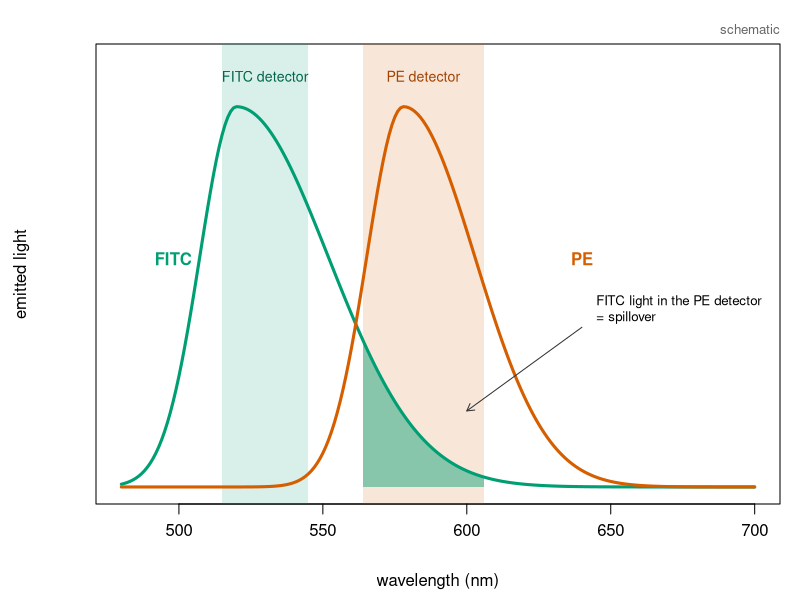
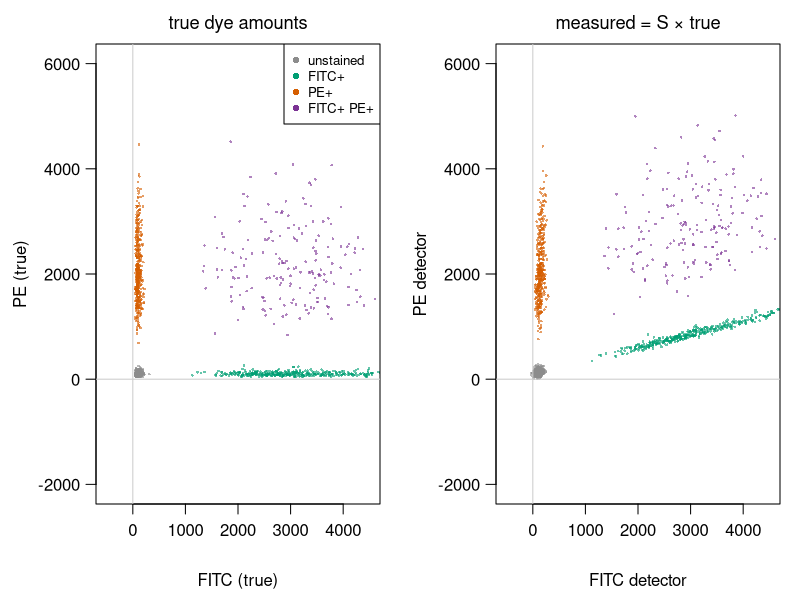
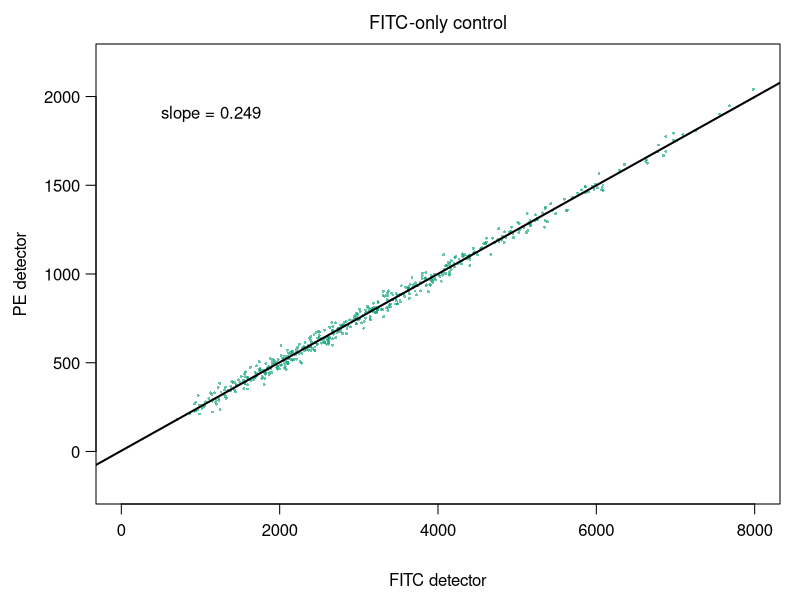
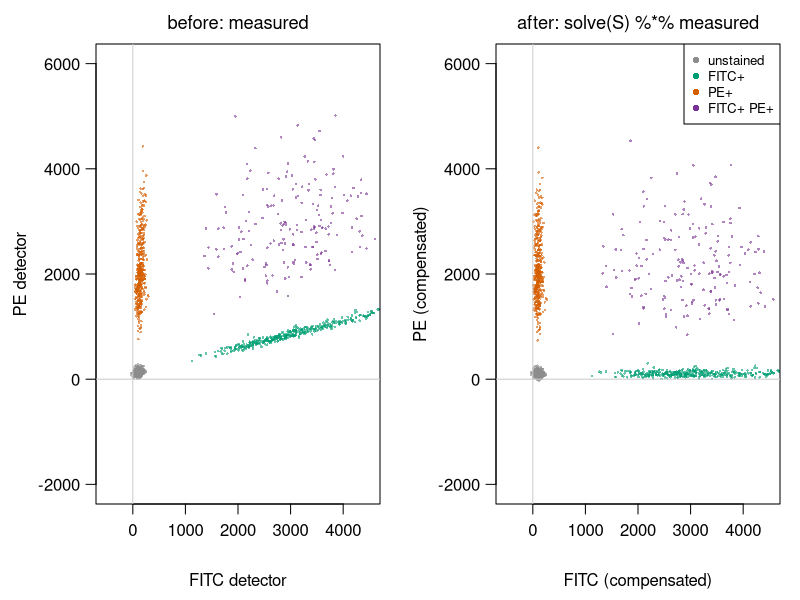
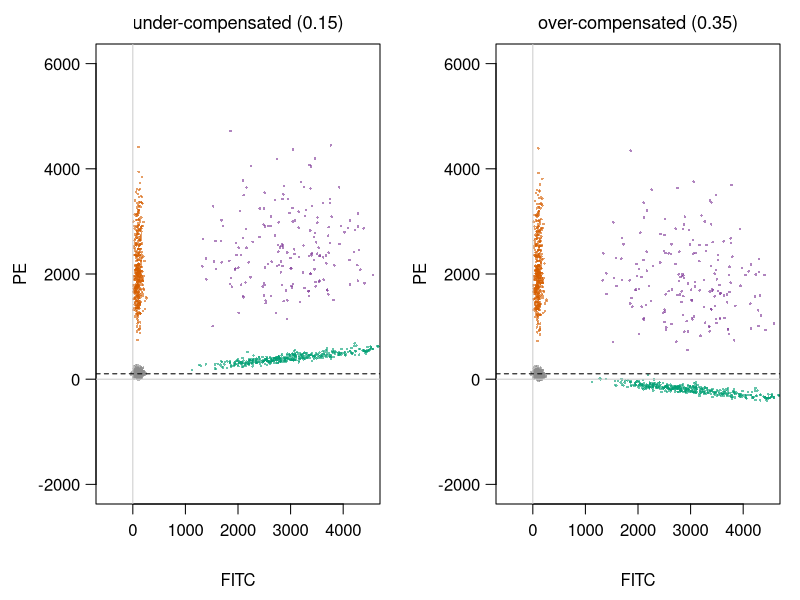
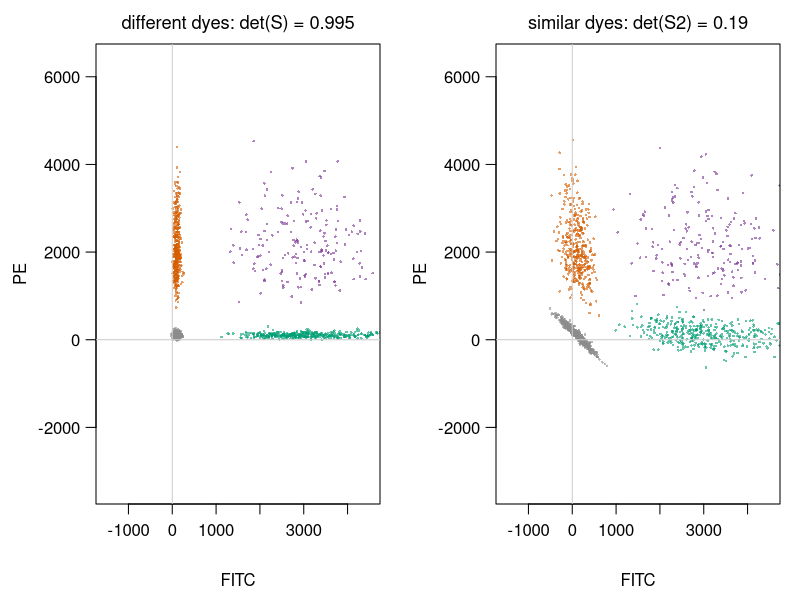

Write the R code that produced these figures, in order.
# Figures for the compensation/ unit ("Compensation & spectral unmixing").
#
# Re-run by hand from this folder (it is NOT run by `quarto render`):
#   cd compensation && Rscript make-comp-figs.R
#
# All data are simulated (no real cytometry files); the simulation code is the
# same as on the slides and in the exercise.

## ---- the student setup (same code as on the slides / in the exercise) ----

set.seed(1)
make_pop <- function(n, fitc, pe) {               # true dye amounts, one cell per COLUMN
  rbind(FITC = rlnorm(n, log(fitc), 0.3), PE = rlnorm(n, log(pe), 0.3))
}
true <- cbind(make_pop(600,  100,  100),          # unstained
              make_pop(400, 3000,  100),          # FITC+
              make_pop(400,  100, 2000),          # PE+
              make_pop(200, 3000, 2000))          # FITC+ PE+
group <- rep(c("unstained", "FITC+", "PE+", "FITC+ PE+"), c(600, 400, 400, 200))

S <- matrix(c(1,    0.02,                         # rows = detectors, columns = dyes
              0.25, 1   ), nrow = 2, byrow = TRUE,
            dimnames = list(c("FITC det", "PE det"), c("FITC", "PE")))
noise <- function(n) matrix(rnorm(2 * n, 0, 30), nrow = 2)   # detector noise
measured <- S %*% true + noise(ncol(true))

comp <- solve(S) %*% measured                     # compensation

## ---- single-stained control: estimate the spillover ------------------------

ctrl <- S %*% rbind(FITC = rlnorm(500, log(3000), 0.5), PE = 0) + noise(500)
fit  <- lm(ctrl[2, ] ~ ctrl[1, ])
slope <- unname(coef(fit)[2])

## ---- similar dyes (near-singular S) ----------------------------------------

S2 <- matrix(c(1,   0.9,
               0.9, 1  ), nrow = 2, byrow = TRUE)
measured2 <- S2 %*% true + noise(ncol(true))
comp2 <- solve(S2) %*% measured2

## ---- numbers used in the text ----------------------------------------------

med <- function(m, g) round(apply(m[, group == g], 1, median))
cat("det(S) =", det(S), " solve(S) =\n"); print(round(solve(S), 3))
cat("FITC+ median, measured:", med(measured, "FITC+"), " compensated:", med(comp, "FITC+"), "\n")
cat("PE+ median, measured:", med(measured, "PE+"), " compensated:", med(comp, "PE+"), "\n")
cat("spillover slope from control:", round(slope, 3), "\n")
cat("det(S2) =", det(S2), "\n"); print(round(solve(S2), 2))
sdu <- function(m) round(apply(m[, group == "unstained"], 1, sd))
cat("unstained sd: true", sdu(true), " comp with S", sdu(comp), " comp with S2", sdu(comp2), "\n")
under <- solve(matrix(c(1, 0.02, 0.15, 1), 2, byrow = TRUE)) %*% measured
over  <- solve(matrix(c(1, 0.02, 0.35, 1), 2, byrow = TRUE)) %*% measured
cat("FITC+ PE median: under", med(under, "FITC+")[2], " over", med(over, "FITC+")[2], "\n")

## ---- plotting helpers ------------------------------------------------------

pal <- c("unstained" = "grey55", "FITC+" = "#009E73", "PE+" = "#D55E00", "FITC+ PE+" = "#7B3294")

fig <- function(file, w, h, expr, mfrow = c(1, 1)) {
  png(file, width = w, height = h, res = 200)
  par(mfrow = mfrow, mar = c(4.8, 4.8, 2.2, 1), las = 1, mgp = c(3.3, 0.8, 0))
  expr
  dev.off()
}

cells <- function(m, main, xlab = "FITC detector", ylab = "PE detector", lim = c(-500, 4500),
                  legend = FALSE) {
  plot(m[1, ], m[2, ], pch = 16, cex = 0.35, col = adjustcolor(pal[group], 0.6),
       xlim = lim, ylim = lim, asp = 1, xlab = xlab, ylab = ylab,
       main = main, font.main = 1, cex.main = 1.1)
  abline(h = 0, v = 0, col = "grey80")
  if (legend) legend("topright", names(pal), col = pal, pch = 16, bg = "white", cex = 0.8)
}

## ---- fig02: emission spectra and detector bands (schematic) ----------------

fig("fig02-spectra.png", 1500, 800, {
  wl <- 480:700
  em <- function(peak, w1, w2) ifelse(wl < peak, exp(-((wl - peak) / w1)^2), exp(-((wl - peak) / w2)^2))
  fitc <- em(520, 18, 45); pe <- em(578, 18, 35)
  plot(wl, fitc, type = "n", ylim = c(0, 1.12), xlab = "wavelength (nm)", ylab = "emitted light",
       main = "", yaxt = "n")
  rect(515, -1, 545, 2, col = adjustcolor("#009E73", 0.15), border = NA)
  rect(564, -1, 606, 2, col = adjustcolor("#D55E00", 0.15), border = NA)
  text(530, 1.08, "FITC detector", cex = 0.85, col = "#00664a")
  text(585, 1.08, "PE detector", cex = 0.85, col = "#a34200")
  polygon(c(564, wl[wl >= 564 & wl <= 606], 606), c(0, fitc[wl >= 564 & wl <= 606], 0),
          col = adjustcolor("#009E73", 0.45), border = NA)
  lines(wl, fitc, col = "#009E73", lwd = 3)
  lines(wl, pe, col = "#D55E00", lwd = 3)
  text(498, 0.6, "FITC", col = "#009E73", font = 2)
  text(640, 0.6, "PE", col = "#D55E00", font = 2)
  arrows(640, 0.42, 600, 0.2, length = 0.08, col = "grey20")
  text(645, 0.47, "FITC light in the PE detector\n= spillover", adj = 0, cex = 0.8)
  mtext("schematic", side = 3, adj = 1, line = 0.3, cex = 0.8, col = "grey40")
})

## ---- fig04: raw (uncompensated) data ---------------------------------------

fig("fig04-raw.png", 1700, 850, mfrow = c(1, 2), {
  cells(true, "true dye amounts", xlab = "FITC (true)", ylab = "PE (true)", legend = TRUE)
  cells(measured, "measured = S × true")
})

## ---- fig05: single-stained control ------------------------------------------

fig("fig05-control.png", 1100, 950, {
  plot(ctrl[1, ], ctrl[2, ], pch = 16, cex = 0.4, col = adjustcolor("#009E73", 0.6),
       xlab = "FITC detector", ylab = "PE detector", main = "FITC-only control",
       font.main = 1, cex.main = 1.1, xlim = c(0, 8000), ylim = c(-200, 2200))
  abline(fit, col = "black", lwd = 2)
  text(500, 1900, sprintf("slope = %.3f", slope), adj = 0, cex = 1)
})

## ---- fig06: before / after compensation ------------------------------------

fig("fig06-before-after.png", 1700, 850, mfrow = c(1, 2), {
  cells(measured, "before: measured")
  cells(comp, "after: solve(S) %*% measured", xlab = "FITC (compensated)", ylab = "PE (compensated)",
        legend = TRUE)
})

## ---- fig07: under- and over-compensation (exercise) -------------------------

fig("fig07-under-over.png", 1700, 850, mfrow = c(1, 2), {
  cells(under, "under-compensated (0.15)", xlab = "FITC", ylab = "PE")
  abline(h = median(comp[2, group == "unstained"]), lty = 2)
  cells(over, "over-compensated (0.35)", xlab = "FITC", ylab = "PE")
  abline(h = median(comp[2, group == "unstained"]), lty = 2)
})

## ---- fig09: similar dyes amplify noise --------------------------------------

fig("fig09-similar-dyes.png", 1700, 850, mfrow = c(1, 2), {
  cells(comp, "different dyes: det(S) = 0.995", xlab = "FITC", ylab = "PE", lim = c(-1500, 4500))
  cells(comp2, "similar dyes: det(S2) = 0.19", xlab = "FITC", ylab = "PE", lim = c(-1500, 4500))
})

cat("done\n")
